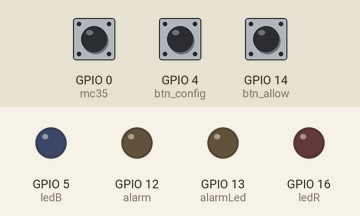
This program was run on a simulated ESP8266 (NodeMCU). Parts: output pins drawn as LEDs (lit = HIGH). Dashed ring = blinking. The inputs (shaded band) are chosen by the test bench; at power-on: GPIO 0 (mc35) HIGH, GPIO 4 (btn_config) LOW, GPIO 14 (btn_allow) HIGH. WiFi joins after 1.5 s; servers stay silent unless stated; random numbers use the default seed unless the program sets one; no MQTT or app messages arrive unless stated; what the program prints to the serial monitor is not drawn.

Above: at 0.1 s.
At 9.1 s:
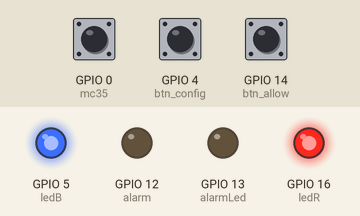
At 64.1 s:
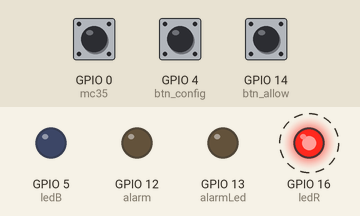
At 65.9 s:
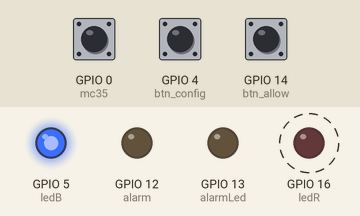
Timing chart, 0 to 67.4 s (numbered marks = the images above):
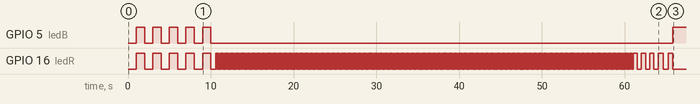

Measured:
- by itself, GPIO 5 (ledB): goes 4 × (LOW 1.0 s, HIGH 1.0 s), LOW 55.8 s, then HIGH
- by itself, GPIO 16 (ledR): HIGH → LOW at 2.0 s, → HIGH 1.0 s later, → LOW 1.0 s later, → HIGH 1.0 s later, … (523 changes in this stretch)

The program:

main.cpp
```cpp
#include <Arduino.h>
#include <ESP8266WiFi.h>
#include <PubSubClient.h>
#include <Ticker.h>
#include <ArduinoJson.h>
#include <SPI.h>

/*
****** From SS01 to MQTT ******
+ Topic MQTT: CA-SS01â€™s id.
+ Message format:
{"alert":boolean, "state":boolean}

****** From MQTT callback to SS01 ******
+ Topic MQTT: CA-SS01â€™s id.
+ Message format: 1/0
1: turn alert on and if state door == 1 --> turn on warning
0: turn alert off and dont care about state door --> just send to MQTT state of door
*/

#define ledR 16
#define ledB 5
#define btn_config 4
#define mc35 0
#define btn_allow 14
#define alarm 12
#define alarmLed 13

uint32_t timer = 0;
uint16_t longPressTime = 6000;

boolean buttonActive = false;
boolean sensorVal = false;
boolean sensorLoop = false;
boolean initialSensor = false;

boolean allowAlarm = false;
boolean buttonValue = false;
boolean door = false;
boolean doorLoop = false;

const char *mqtt_server = "chika.gq";
const int mqtt_port = 2502;
const char *mqtt_user = "chika";
const char *mqtt_pass = "2502";

const char *SS01_id = "bc84a8b9-e11a-4cd1-bc5c-b6d957880cbe";
//const char *doorState = "CA-Security";
//const char *doorCommand = "CA-Security/control";

Ticker ticker;
WiFiClient esp;
PubSubClient client(esp);

void tick();
void tick2();
void exitSmartConfig();
boolean startSmartConfig();
void longPress();
void callback(char *topic, byte *payload, unsigned int length);
void reconnect();
boolean checkSensor();
void checkButton();
void tickAlarm();

void setup()
{
  Serial.begin(115200);

  WiFi.setAutoConnect(true);   // auto connect when start
  WiFi.setAutoReconnect(true); // auto reconnect the old WiFi when leaving internet

  pinMode(ledR, OUTPUT);            // led red set on
  pinMode(ledB, OUTPUT);            // led blue set on
  pinMode(btn_config, INPUT);       // btn_config is ready
  pinMode(mc35, INPUT_PULLUP);      // sensor is ready
  pinMode(btn_allow, INPUT_PULLUP); // button allow alarm ready
  pinMode(alarm, OUTPUT);
  pinMode(alarmLed, OUTPUT);

  ticker.attach(1, tick2); // initial led show up

  Serial.println("Waiting for Internet ...");
  uint16_t i = 0;
  digitalWrite(alarm, LOW);
  digitalWrite(alarmLed, LOW);
  while (!WiFi.isConnected()) // check WiFi is connected
  {
    i++;
    delay(100);
    if (i >= 100) // timeout and break while loop
      break;
  }

  if (!WiFi.isConnected()) // still not connected
  {
    startSmartConfig(); // start Smartconfig
  }
  else
  {
    ticker.detach();         // shutdown ticker
    digitalWrite(ledR, LOW); // show led
    digitalWrite(ledB, HIGH);
    Serial.println("WIFI CONNECTED");
    Serial.println(WiFi.SSID());
    Serial.print("IP: ");
    Serial.println(WiFi.localIP());
  }

  client.setServer(mqtt_server, mqtt_port);
  client.setCallback(callback);
}

void loop()
{
  longPress();
  if (WiFi.status() == WL_CONNECTED)
  {
    digitalWrite(ledB, HIGH);
    digitalWrite(ledR, LOW);
    if (client.connected())
    {
      client.loop();
      // do something here
      checkButton();
      door = checkSensor();
      if (allowAlarm)
      {
        digitalWrite(alarmLed, HIGH); //turn on led
        if (door || doorLoop)
        {
          doorLoop = true;
          digitalWrite(alarm, HIGH);
          delay(200);
        }
      }
      else
      {
        doorLoop = false;
        ticker.detach();
        digitalWrite(alarm, LOW);
        digitalWrite(alarmLed, LOW); //turn off led
      }
    }
    else
    {
      reconnect();
    }
  }
  else
  {
    Serial.println("WiFi Connected Fail");
    WiFi.reconnect();
    digitalWrite(ledB, LOW);
    boolean state = digitalRead(ledR);
    digitalWrite(ledR, !state);
    delay(500);
  }
  delay(100);
}

void tickAlarm()
{
  boolean state = digitalRead(alarm);
  digitalWrite(alarm, !state);
}

boolean checkSensor()
{
  String sendMQTT;
  char payload_sendMQTT[300];
  StaticJsonDocument<300> JsonDoc;
  sensorVal = digitalRead(mc35);

  if (sensorVal != sensorLoop)
  {
    if (sensorVal)
    {
      JsonDoc["alert"] = allowAlarm;
      JsonDoc["state"] = true;
      serializeJson(JsonDoc, sendMQTT);
      sendMQTT.toCharArray(payload_sendMQTT, sendMQTT.length() + 1);
      client.publish(SS01_id, payload_sendMQTT, true);
      sensorLoop = sensorVal;
      return true;
    }
    else
    {
      JsonDoc["alert"] = allowAlarm;
      JsonDoc["state"] = false;
      serializeJson(JsonDoc, sendMQTT);
      sendMQTT.toCharArray(payload_sendMQTT, sendMQTT.length() + 1);
      client.publish(SS01_id, payload_sendMQTT, true);
      sensorLoop = sensorVal;
      return false;
    }
  }
  else
  {
    return sensorVal;
  }
}

void checkButton()
{
  buttonValue = digitalRead(btn_allow);
  //Serial.println(buttonValue);
  if (!buttonValue)
  {
    while (!buttonValue)
    {
      buttonValue = digitalRead(btn_allow);
      delay(100);
    }
    allowAlarm = !allowAlarm;
  }
}

void reconnect()
{
  Serial.println("Attempting MQTT connection ...");
  String clientId = "ESP8266Client-testX";
  clientId += String(random(0xffff), HEX);
  if (client.connect(clientId.c_str(), mqtt_user, mqtt_pass))
  {
    Serial.println("connected");
    client.subscribe(SS01_id);
  }
  else
  {
    Serial.print("MQTT Connected Fail, rc = ");
    Serial.print(client.state());
    Serial.println("try again in 5 seconds");
  }
}

void callback(char *topic, byte *payload, unsigned int length)
{
  Serial.print("Message arrived [");
  Serial.print(topic);
  Serial.print("] ");
  String payload_toStr;
  String mtopic = (String)topic;

  for (uint16_t i = 0; i < length; i++)
  {
    payload_toStr += (char)payload[i];
  }
  Serial.println(payload_toStr);

  if (String(topic).equals(SS01_id))
  {
    if (payload[0] == '1')
    {
      allowAlarm = true;
    }
    else if (payload[0] == '0')
    {
      allowAlarm = false;
    }
  }
}

void tick()
{
  boolean state = digitalRead(ledR);
  digitalWrite(ledR, !state);
}

void tick2()
{
  boolean state = digitalRead(ledR);
  digitalWrite(ledR, !state);
  digitalWrite(ledB, !state);
}

void exitSmartConfig()
{
  WiFi.stopSmartConfig();
  ticker.detach();
  digitalWrite(ledR, LOW);
  digitalWrite(ledB, HIGH);
}

boolean startSmartConfig()
{
  uint16_t t = 0;
  Serial.println("On SmartConfig ");
  WiFi.beginSmartConfig();
  delay(500);
  ticker.attach(0.1, tick);
  while (WiFi.status() != WL_CONNECTED)
  {
    t++;
    Serial.print(".");
    delay(500);
    if (t > 100)
    {
      Serial.println("Smart Config fail");
      ticker.attach(0.5, tick);
      delay(3000);
      exitSmartConfig();
      return false;
    }
  }
  Serial.println("WiFi connected ");
  Serial.print("IP :");
  Serial.println(WiFi.localIP());
  Serial.println(WiFi.SSID());
  exitSmartConfig();
  return true;
}

void longPress()
{
  Serial.println(digitalRead(btn_config));
  if (digitalRead(btn_config) == HIGH)
  {
    if (buttonActive == false)
    {
      buttonActive = true;
      timer = millis();
      Serial.println(timer);
    }

    if (millis() - timer > longPressTime)
    {
      Serial.println("SmartConfig Start");
      digitalWrite(ledB, LOW);
      startSmartConfig();
    }
  }
  else
  {
    buttonActive = false;
  }
}
```
